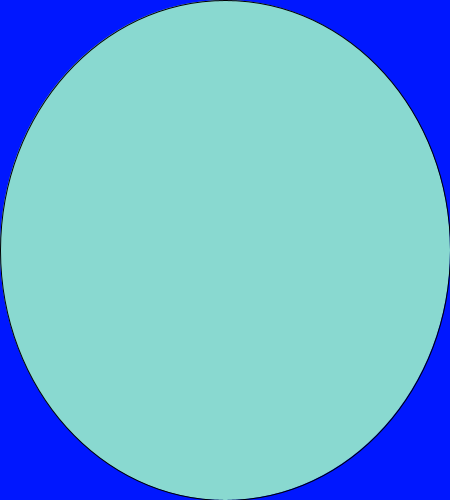
Frame 1 (no input)
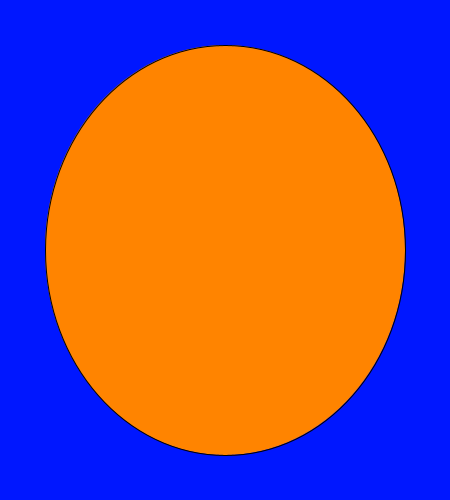
Frame 60 (the mouse pressed at the canvas centre just before this capture)
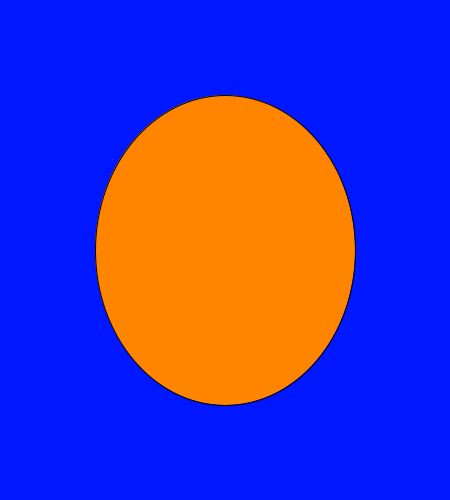
Frame 120 (the mouse held since frame 60 and released just before this capture)

The Processing sketch that drew these frames (run headless with seeded random() and noise(); from frame 60 on, the mouse is pressed at the canvas centre):

// Processing sketch: reactor
// ── reactor.pde
/* 
  David Valencia
  Gaming I
  Reactor
*/

//background
int backgroundcolor;
int circlewidth;
int circleheight;
int circlecolor;

void setup()
{
    size(450,500);
    backgroundcolor = #00FF1F;
    circlewidth = width;
    circleheight = height;
    circlecolor = #89D9D0;
}

void draw ()
{
 background(backgroundcolor);
 if(mouseY <= height/2)
 {
 background(#0017FF);
 }
 fill(circlecolor);
 ellipse(width/2, height/2, circlewidth, circleheight);
  if(mouseX <= width/2)
{
  circlecolor = #FF8400;
}
if (mouseX > width/2)
{
 circlecolor =  #89D9D0;
}
 circlewidth = circlewidth-10;
 circleheight = circleheight-10;
 if (circleheight <= 0)
{
 circleheight = height; 
 circlewidth = width;
}
}
